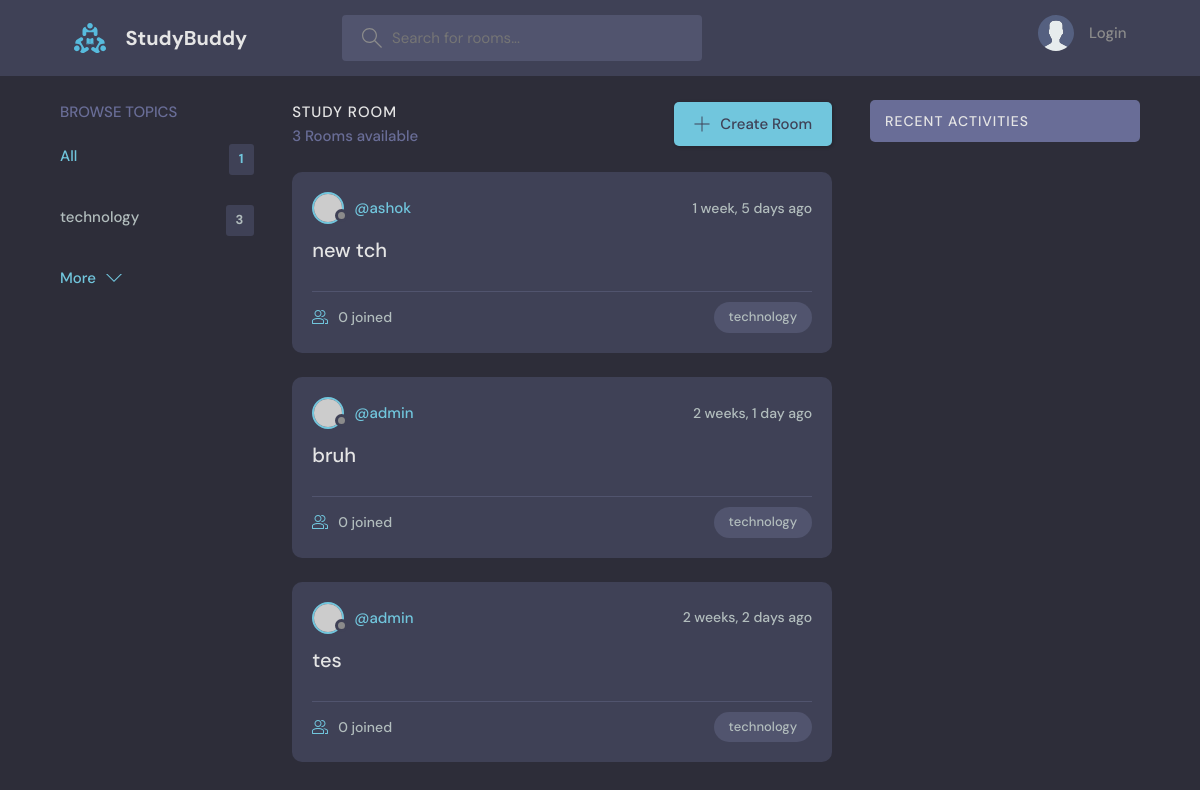
/, run on an earlier commit of the app's database.
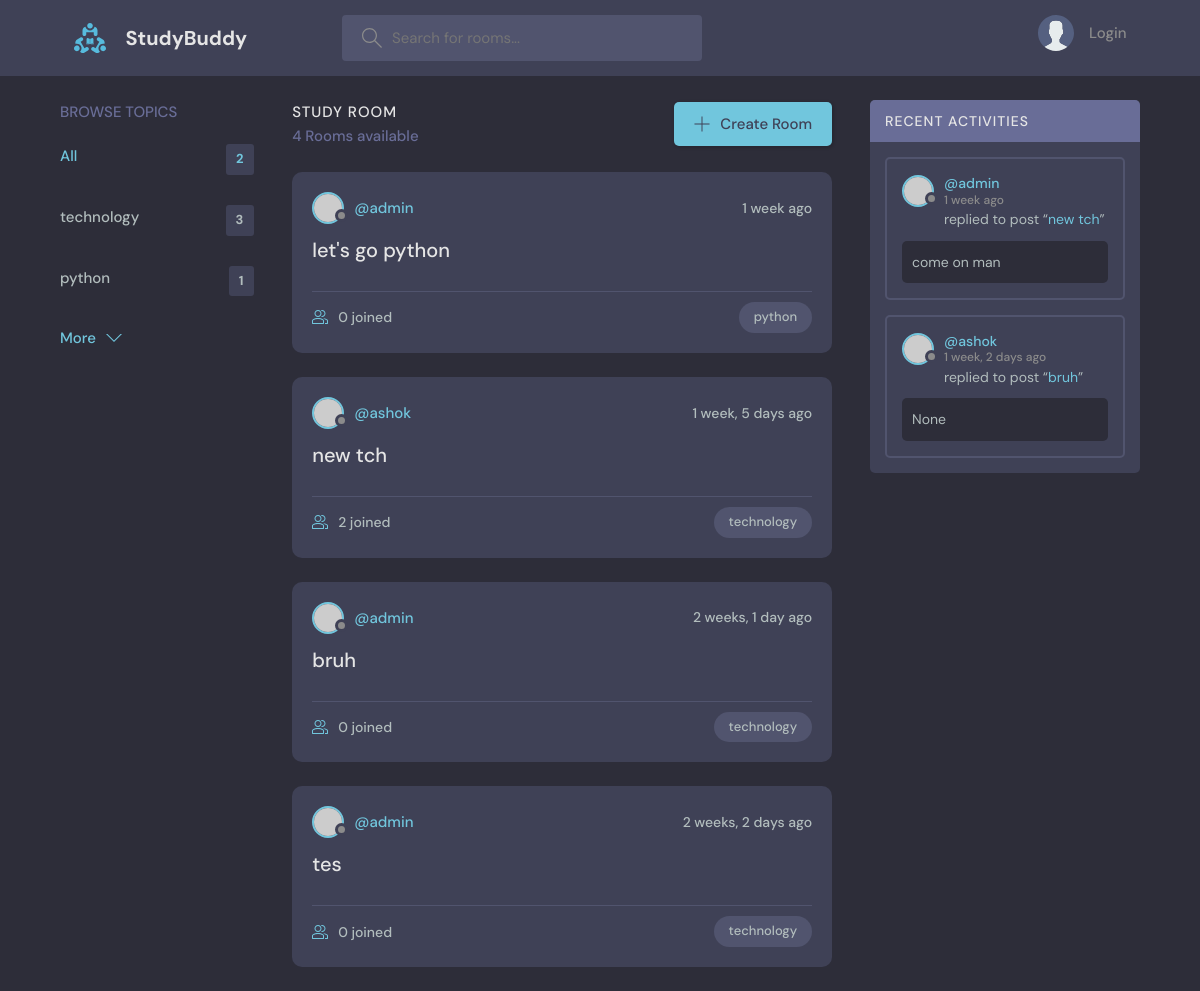
And on a later commit of the database.
### base/models.py (models this page shows, shortened)
class Topic(models.Model):
    name = models.CharField(max_length=200)

class Room(models.Model):
    host = models.ForeignKey(User, on_delete=models.SET_NULL, null=True)
    topic = models.ForeignKey(Topic, on_delete=models.SET_NULL, null=True)
    name = models.CharField(max_length=100)
    description = models.TextField(null=True, blank=True)
    participants = models.ManyToManyField(
        User, related_name='participants', blank=True)
    updated = models.DateTimeField(auto_now=True)
    created = models.DateTimeField(auto_now_add=True)
    class Meta:
        ordering = ('-updated','-created',)
    def __str__(self):
        return self.name

class Message(models.Model):
    user = models.ForeignKey(User, on_delete=models.CASCADE)
    room = models.ForeignKey(Room, on_delete=models.CASCADE)
    body = models.TextField(null=True, blank=True)
    updated = models.DateTimeField(auto_now=True)
    created = models.DateTimeField(auto_now_add=True)
    class Meta:
        ordering = ('-updated','-created',)

### base/views.py (the view)
# urls.py: path('', views.home, name='home'),
def home(request):
    q = request.GET.get('q') if request.GET.get('q') != None else ''
    rooms = Room.objects.filter(
        Q(topic__name__icontains=q) |
        Q(name__icontains=q) |
        Q(description__icontains=q)
        )
    topics = Topic.objects.all()
    rooms_count = rooms.count()
    room_messages = Message.objects.filter(Q(room__name__icontains=q))
    context = {'rooms': rooms, 'topics' : topics, 'rooms_count': rooms_count,'room_messages': room_messages}
    return render(request, 'base/home.html', context)

### base/templates/base/home.html (shortened to what this page needs)
{% extends 'main.html' %}
{% block content %}
<main class="layout layout--3">
      <div class="container">
        {% include 'base/topics_component.html' %}
        <div class="roomList">
          <div class="roomList__header">
            <div>
              <h2>Study Room</h2>
              <p>{{rooms.count}} Rooms available</p>
            </div>
            <a class="btn btn--main" href="{% url 'create-room' %}">
              <svg version="1.1" xmlns="http://www.w3.org/2000/svg" width="32" height="32" viewBox="0 0 32 32">
                <title>add</title>
                <path
                  d="M16.943 0.943h-1.885v14.115h-14.115v1.885h14.115v14.115h1.885v-14.115h14.115v-1.885h-14.115v-14.115z"
                ></path>
              </svg>
              Create Room
            </a>
          </div>
          {% include 'base/feed_component.html' %}
        </div>
        {% include 'base/activity_component.html' %}
      </div>
    </main>
{% endblock content %}

### base/templates/base/topics_component.html
<div class="topics">
  <div class="topics__header">
    <h2>Browse Topics</h2>
  </div>
  <ul class="topics__list">
    <li>
      <a href="{% url 'home' %}" class="active">All <span>{{topics.count}}</span></a>
    </li>
    {% for topic in topics %}
    <li>
        <a href="{% url 'home'%}?q={{topic.name}}">{{topic.name}} <span>{{topic.room_set.all.count}}</span></a>
    </li>
    {% endfor %}
  </ul>
  <a class="btn btn--link" href="">
    More
    <svg
      version="1.1"
      xmlns="http://www.w3.org/2000/svg"
      width="32"
      height="32"
      viewBox="0 0 32 32"
    >
      <title>chevron-down</title>
      <path d="M16 21l-13-13h-3l16 16 16-16h-3l-13 13z"></path>
    </svg>
  </a>
</div>

### base/templates/base/feed_component.html (shortened to what this page needs)
{% for room in rooms %}
<div class="roomListRoom">
  <div class="roomListRoom__header">
    <a href="{% url 'user-profile' room.host.id %}" class="roomListRoom__author">
      <div class="avatar avatar--small">
        <img src="https://randomuser.me/api/portraits/women/11.jpg" />
      </div>
      <span>@{{room.host.username}}</span>
    </a>
    <div class="roomListRoom__actions">
      <span>{{room.created|timesince}} ago</span>
    </div>
  </div>
  <div class="roomListRoom__content">
    <a href="{% url 'room' room.id %}">{{room.name}}</a>
  </div>
  <div class="roomListRoom__meta">
    <a href="{% url 'room' room.id %}" class="roomListRoom__joined">
      {{room.participants.all.count}} joined
    </a>
    <p class="roomListRoom__topic">{{room.topic.name}}</p>
  </div>
</div>
{% endfor %}

### base/templates/base/activity_component.html (shortened to what this page needs)
<div class="activities">
  <div class="activities__header">
    <h2>Recent Activities</h2>
  </div>
  {% for message in room_messages %}
  <div class="activities__box">
    <div class="activities__boxHeader roomListRoom__header">
      <a
        href="{% url 'user-profile' message.user.id %}"
        class="roomListRoom__author"
      >
        <div class="avatar avatar--small">
          <img src="https://randomuser.me/api/portraits/women/11.jpg" />
        </div>
        <p>
          @{{message.user}}
          <span>{{message.created|timesince}} ago</span>
        </p>
      </a>
    </div>
    <div class="activities__boxContent">
      <p>
        replied to post “<a href="{% url 'room' message.room.id %}"
          >{{message.room}}</a
        >”
      </p>
      <div class="activities__boxRoomContent">{{message.body}}</div>
    </div>
  </div>
  {% endfor %}
</div>

What changed in the data, as far as the page shows it:
added Topic: name "python", room_set.all.count "1"
added Room: host.username "admin", created "1 week", name "let's go python", participants.all.count "0", topic.name "python"
changed Room "new tch": participants.all.count "0" → "2"
added Message: user "admin", created "1 week", room "new tch", body "come on man"
added Message: user "ashok", created "1 week, 2 days", room "bruh", body "None"
Also different on the page:
{{ topics.count }}: "1" → "2"
{{ rooms.count }}: "3" → "4"
